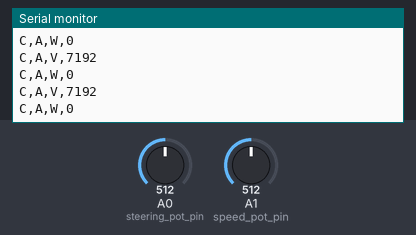
This sketch was run on a simulated Arduino Uno, built with avr-gcc and run on an emulated ATmega328P. Shown: the last lines printed to the serial monitor. The test bench sets the inputs (shaded band); at power-on: A1 (speed_pot_pin) = 512, A0 (steering_pot_pin) = 512.

Above: at 1.2 s.
1.3 s: A1 (speed_pot_pin) set to 529
At 2.2 s:
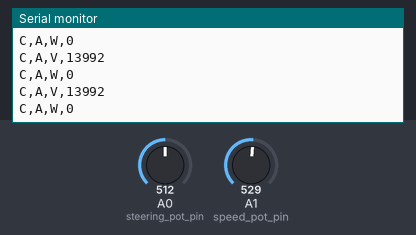
5.8 s: A1 (speed_pot_pin) set to 122
At 6.9 s:
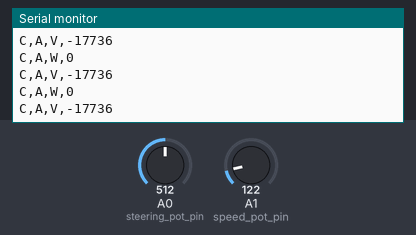
8.8 s: A1 (speed_pot_pin) set to 153
At 9.8 s:
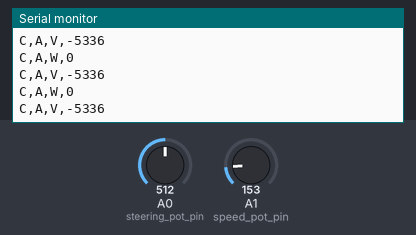
Timing chart, 0 to 11.3 s (numbered marks = the images above; inputs shaded):
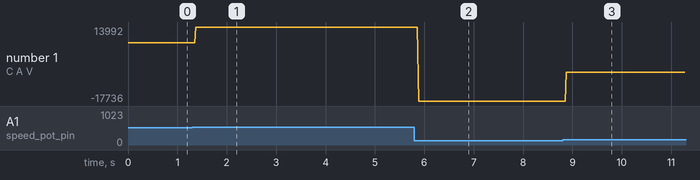

The sketch:

APMtranslator.ino
```cpp
int Serial_timeout = 25; //Serial Timout

/*serial strings*/
String commandType = "C";
String commandMode;
String throttleORsteer;
String toSend;

//input Pin initializations
int steering_pot_pin = 0;
int speed_pot_pin = 1;

//flags
bool speedFlag = true;


void setup(){
  Serial.begin(9600);
  Serial.setTimeout(Serial_timeout);
}

int mapAPM(int analog){
  /*
  *this converts the 0-5V output of the APM to eqivalent serial string commands, [-1000,1000]
  */
  return map(analog, 0, 5, -1000, 1000);
}

int rc_apm_function(){
  /*
  *This function turns the APM output into the serial sgrings the Rover understands
  */
  int analogSpeed, analogSteering;
  int desiredSpeed, desiredSteering;
  if(true)//this will be act_gear == desiredGear
  {
    commandMode = "A"; //We think we need it in acatuator but are not sure
    if(speedFlag)
    {
      analogSpeed = analogRead(speed_pot_pin);
      desiredSpeed = mapAPM(analogSpeed);
      throttleORsteer = "V";
      toSend = commandType + "," + commandMode + "," + throttleORsteer + "," + desiredSpeed;
      Serial.println(toSend);
    }
    else{
      analogSteering = analogRead(steering_pot_pin);
      desiredSteering = mapAPM(analogSteering);
      throttleORsteer = "W";
      toSend = commandType + "," + commandMode + "," + throttleORsteer + "," + desiredSpeed;
      Serial.println(toSend);
    }
    speedFlag = !speedFlag;
  }
  else{}//if the desired gear does not match actual

}

void loop(){
  rc_apm_function();
}
```

Measured:
- after the input at 1.3 s, the serial monitor: prints a new line after 0.08 s (image 1)
- after the input at 5.8 s, the serial monitor: prints a new line after 0.08 s (image 2)
- after the input at 8.8 s, the serial monitor: prints a new line after 0.07 s (image 3)
- plotted number 1: 7192 → 13992 after the input at 1.3 s, 13992 → -17736 after the input at 5.8 s, -17736 → -5336 after the input at 8.8 s
